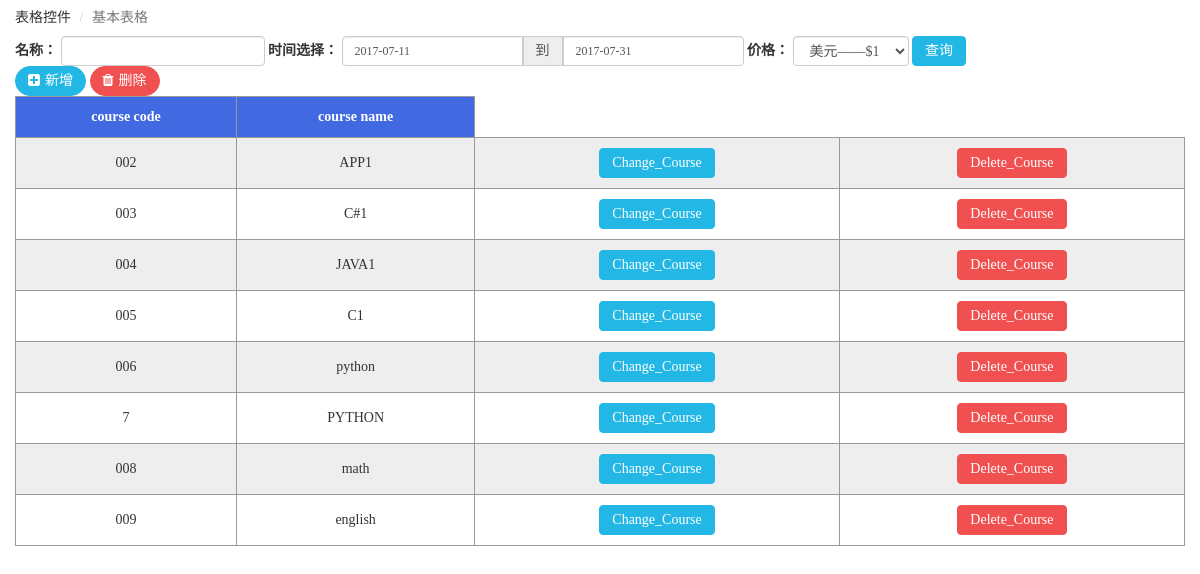
Screenshot of /select_course/ (signed in) with the database file from the repository.
### AttSystem/models.py (models this page shows)
class Course(models.Model):
    id = models.AutoField(primary_key=True)
    code = models.CharField(max_length=50)
    name = models.CharField(max_length=50)

### AttSystem/view_set/course_view.py (the view)
# urls.py: path('select_course/', course_view.select_course, name='select_course'),
@login_required
@permission_required('AttSystem.view_course', raise_exception=True)
def select_course(request):
    if request.method == 'GET':
        mycourse = Course.objects.all() #查询出所有课程对象
        return render(request,'select_course.html',{"mycourse":mycourse})

### templates/select_course.html (shortened to what this page needs)
<!DOCTYPE html>
<html lang="en">
<head>
    <link rel="stylesheet" href="../static/css/bootstrap.css">
    <link rel="stylesheet" href="../static/css/animate.css">
    <link rel="stylesheet" href="../static/css/font-awesome.min.css">
    <link rel="stylesheet" href="../static/css/plugins/nprogress/nprogress.css">
    <link rel="stylesheet" href="../static/css/plugins/metisMenu/metisMenu.css">
    <link rel="stylesheet" href="../static/css/style.css">
</head>
<body class="">
    <ol class="breadcrumb">
        <li>表格控件</li>
        <li class="active">基本表格</li>
    </ol>
    <div class="content">
        <div class="row">
            <div class="col-sm-12">
                <form class="form-inline">
                    <div class="form-group">
                        <label for="name1" class="control-label">名称：</label>
                        <input type="text" class="form-control" id="name1">
                    </div>
                    <div class="form-group">
                        <label class="control-label">时间选择：</label>
                        <div class="input-daterange input-group" id="datepicker">
                            <input type="text" class="input-sm form-control" name="start" value="2017-07-11" />
                            <span class="input-group-addon">到</span>
                            <input type="text" class="input-sm form-control" name="end" value="2017-07-31" />
                        </div>
                    </div>
                    <div class="form-group">
                        <label for="time" class="control-label">价格：</label>
                        <select class="form-control">
                            <option>美元——$1</option>
                        </select>
                    </div>
                    <button class="btn btn-info">查询</button>
                </form>
                <div class=" hidden-xs" id="exampleTableEventsToolbar" role="group">
                    <button id="newForm" data-toggle="modal" type="button" class="btn btn-info">
                                        <i class="fa fa-plus-square" aria-hidden="true"></i>新增
                                    </button>
                    <button id="delete" type="button" class="btn btn-danger">
                                        <i class="fa fa-trash" aria-hidden="true"></i>删除
                                    </button>
                </div>
                <table id="table" class="animated fadeInRight" data-row-style="rowStyle" data-mobile-responsive="true">
                                    <thead style="text-align: center" >
                                    <tr>
                                        <th style="margin-right: 10px">course code</th>
                                        <th>course name</th>
                                    </tr>
                                    </thead>
                                    <tbody>
                                    {% for c in mycourse %}
                                    <tr>
                                        <td>{{ c.code }}</td>
                                        <td>{{ c.name }}</td>
                                        <td><button class="btn btn-info" onclick="window.location.href='{% url 'change_course' %}?id={{ c.id }}'">Change_Course</button></td>
                                        <td><button class="btn btn-danger" onclick="deleteCourse({{ c.id }})">Delete_Course</button></td>
                                    </tr>
                                    {% endfor %}
                                    </tbody>
                </table>
            </div>
        </div>
    </div>
</body>
</html>

### static/css/style.css (style rules this page uses)
html, body { height: 100%; overflow-x: hidden; font-family: Microsoft YaHei; }
body { margin: 0; }
.row { margin-right: 0; margin-left: 0; }
.btn>i { margin-right: 5px; }
.btn { padding: 4px 12px; }
.hidden-xs .btn { border-radius: 30px; }
.btn-info { color: #ffffff !important; background-color: #23b7e5; border-color: #23b7e5; }
.btn-danger { color: #ffffff !important; background-color: #f05050; border-color: #f05050; }
table { width: 100%; border-collapse: collapse; overflow: auto; }
th,td { border: 1px solid #999; text-align: center; padding: 10px 0; }
table thead tr { background-color: #4169E1; color: #fff; }
table tbody tr:nth-child(odd) { background-color: #eee; }
.form-control { height: 30px; padding: 3px 12px; }
.input-daterange input:first-child { border-radius: 4px 0 0 4px; }
.input-daterange input:last-child { border-radius: 0 4px 4px 0; }
.breadcrumb { background-color: #fff; margin-bottom: 0; }

### rows the page displays
Course: code "002", name "APP1"
Course: code "003", name "C#1"
Course: code "004", name "JAVA1"
Course: code "005", name "C1"
Course: code "006", name "python"
Course: code "7", name "PYTHON"
Course: code "008", name "math"
Course: code "009", name "english"
